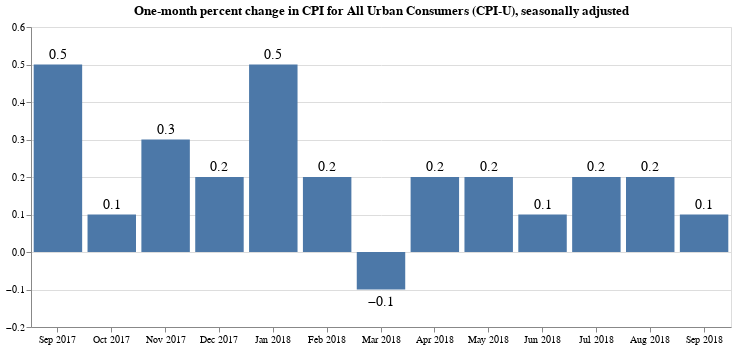

Notebook source saved alongside this figure:
### Markdown cell above
Draw the chart.

### Code cell
base = alt.Chart(
    last_13, 
    title="One-month percent change in CPI for All Urban Consumers (CPI-U), seasonally adjusted"
).properties(width=700)

bars = base.mark_bar().encode(
    x=alt.X(
        "date:O",
        timeUnit="yearmonth",
        axis=alt.Axis(title=None, labelAngle=0),
    ),
    y=alt.Y(
        "pct_change_rounded:Q",
        axis=alt.Axis(title=None),
        scale=alt.Scale(domain=[
            last_13['pct_change'].min()-0.1,
            last_13['pct_change'].max()+0.05
        ])
    )
)

text = base.encode(
    x=alt.X("date:O", timeUnit="yearmonth"),
    y="pct_change_rounded:Q",
    text='pct_change_rounded'
)

textAbove = text.transform_filter(alt.datum.pct_change > 0).mark_text(
    align='center',
    baseline='middle',
    fontSize=14,
    dy=-10
)

textBelow = text.transform_filter(alt.datum.pct_change < 0).mark_text(
    align='center',
    baseline='middle',
    fontSize=14,
    dy=12
)

bars + textAbove + textBelow

### Figure 1 — Vega-Lite specification as saved in the notebook (floating-point values rounded to 4 significant figures)
{"$schema": "https://vega.github.io/schema/vega-lite/v2.4.3.json", "config": {"view": {"height": 300, "width": 400}}, "layer": [{"data": {"values": [{"date": "2017-09-01", "pct_change": 0.4607, "pct_change_rounded": 0.5, "period_abbreviation": "SEP", "period_code": "M09", "period_id": "M09", "period_month": 9, "period_name": "September", "period_type": "monthly", "series_area_code": "0000", "series_area_id": "0000", "series_area_name": "U.S. city average", "series_id": "CUSR0000SA0", "series_items_code": "SA0", "series_items_id": "SA0", "series_items_name": "All items", "series_periodicity_code": "R", "series_periodicity_id": "R", "series_periodicity_name": "Monthly", "series_seasonally_adjusted": true, "series_survey": "All urban consumers", "series_title": "All items in U.S. city average, all urban consumers, seasonally adjusted", "value": 246.4, "year": 2017}, {"date": "2017-10-01", "pct_change": 0.07752, "pct_change_rounded": 0.1, "period_abbreviation": "OCT", "period_code": "M10", "period_id": "M10", "period_month": 10, "period_name": "October", "period_type": "monthly", "series_area_code": "0000", "series_area_id": "0000", "series_area_name": "U.S. city average", "series_id": "CUSR0000SA0", "series_items_code": "SA0", "series_items_id": "SA0", "series_items_name": "All items", "series_periodicity_code": "R", "series_periodicity_id": "R", "series_periodicity_name": "Monthly", "series_seasonally_adjusted": true, "series_survey": "All urban consumers", "series_title": "All items in U.S. city average, all urban consumers, seasonally adjusted", "value": 246.6, "year": 2017}, {"date": "2017-11-01", "pct_change": 0.3358, "pct_change_rounded": 0.3, "period_abbreviation": "NOV", "period_code": "M11", "period_id": "M11", "period_month": 11, "period_name": "November", "period_type": "monthly", "series_area_code": "0000", "series_area_id": "0000", "series_area_name": "U.S. city average", "series_id": "CUSR0000SA0", "series_items_code": "SA0", "series_items_id": "SA0", "series_items_name": "All items", "series_periodicity_code": "R", "series_periodicity_id": "R", "series_periodicity_name": "Monthly", "series_seasonally_adjusted": true, "series_survey": "All urban consumers", "series_title": "All items in U.S. city average, all urban consumers, seasonally adjusted", "value": 247.4, "year": 2017}, {"date": "2017-12-01", "pct_change": 0.2017, "pct_change_rounded": 0.2, "period_abbreviation": "DEC", "period_code": "M12", "period_id": "M12", "period_month": 12, "period_name": "December", "period_type": "monthly", "series_area_code": "0000", "series_area_id": "0000", "series_area_name": "U.S. city average", "series_id": "CUSR0000SA0", "series_items_code": "SA0", "series_items_id": "SA0", "series_items_name": "All items", "series_periodicity_code": "R", "series_periodicity_id": "R", "series_periodicity_name": "Monthly", "series_seasonally_adjusted": true, "series_survey": "All urban consumers", "series_title": "All items in U.S. city average, all urban consumers, seasonally adjusted", "value": 247.9, "year": 2017}, {"date": "2018-01-01", "pct_change": 0.5385, "pct_change_rounded": 0.5, "period_abbreviation": "JAN", "period_code": "M01", "period_id": "M01", "period_month": 1, "period_name": "January", "period_type": "monthly", "series_area_code": "0000", "series_area_id": "0000", "series_area_name": "U.S. city average", "series_id": "CUSR0000SA0", "series_items_code": "SA0", "series_items_id": "SA0", "series_items_name": "All items", "series_periodicity_code": "R", "series_periodicity_id": "R", "series_periodicity_name": "Monthly", "series_seasonally_adjusted": true, "series_survey": "All urban consumers", "series_title": "All items in U.S. city average, all urban consumers, seasonally adjusted", "value": 249.2, "year": 2018}, {"date": "2018-02-01", "pct_change": 0.1501, "pct_change_rounded": 0.2, "period_abbreviation": "FEB", "period_code": "M02", "period_id": "M02", "period_month": 2, "period_name": "February", "period_type": "monthly", "series_area_code": "0000", "series_area_id": "0000", "series_area_name": "U.S. city average", "series_id": "CUSR0000SA0", "series_items_code": "SA0", "series_items_id": "SA0", "series_items_name": "All items", "series_periodicity_code": "R", "series_periodicity_id": "R", "series_periodicity_name": "Monthly", "series_seasonally_adjusted": true, "series_survey": "All urban consumers", "series_title": "All items in U.S. city average, all urban consumers, seasonally adjusted", "value": 249.6, "year": 2018}, {"date": "2018-03-01", "pct_change": -0.0629, "pct_change_rounded": -0.1, "period_abbreviation": "MAR", "period_code": "M03", "period_id": "M03", "period_month": 3, "period_name": "March", "period_type": "monthly", "series_area_code": "0000", "series_area_id": "0000", "series_area_name": "U.S. city average", "series_id": "CUSR0000SA0", "series_items_code": "SA0", "series_items_id": "SA0", "series_items_name": "All items", "series_periodicity_code": "R", "series_periodicity_id": "R", "series_periodicity_name": "Monthly", "series_seasonally_adjusted": true, "series_survey": "All urban consumers", "series_title": "All items in U.S. city average, all urban consumers, seasonally adjusted", "value": 249.5, "year": 2018}, {"date": "2018-04-01", "pct_change": 0.2209, "pct_change_rounded": 0.2, "period_abbreviation": "APR", "period_code": "M04", "period_id": "M04", "period_month": 4, "period_name": "April", "period_type": "monthly", "series_area_code": "0000", "series_area_id": "0000", "series_area_name": "U.S. city average", "series_id": "CUSR0000SA0", "series_items_code": "SA0", "series_items_id": "SA0", "series_items_name": "All items", "series_periodicity_code": "R", "series_periodicity_id": "R", "series_periodicity_name": "Monthly", "series_seasonally_adjusted": true, "series_survey": "All urban consumers", "series_title": "All items in U.S. city average, all urban consumers, seasonally adjusted", "value": 250.0, "year": 2018}, {"date": "2018-05-01", "pct_change": 0.2088, "pct_change_rounded": 0.2, "period_abbreviation": "MAY", "period_code": "M05", "period_id": "M05", "period_month": 5, "period_name": "May", "period_type": "monthly", "series_area_code": "0000", "series_area_id": "0000", "series_area_name": "U.S. city average", "series_id": "CUSR0000SA0", "series_items_code": "SA0", "series_items_id": "SA0", "series_items_name": "All items", "series_periodicity_code": "R", "series_periodicity_id": "R", "series_periodicity_name": "Monthly", "series_seasonally_adjusted": true, "series_survey": "All urban consumers", "series_title": "All items in U.S. city average, all urban consumers, seasonally adjusted", "value": 250.5, "year": 2018}, {"date": "2018-06-01", "pct_change": 0.1285, "pct_change_rounded": 0.1, "period_abbreviation": "JUN", "period_code": "M06", "period_id": "M06", "period_month": 6, "period_name": "June", "period_type": "monthly", "series_area_code": "0000", "series_area_id": "0000", "series_area_name": "U.S. city average", "series_id": "CUSR0000SA0", "series_items_code": "SA0", "series_items_id": "SA0", "series_items_name": "All items", "series_periodicity_code": "R", "series_periodicity_id": "R", "series_periodicity_name": "Monthly", "series_seasonally_adjusted": true, "series_survey": "All urban consumers", "series_title": "All items in U.S. city average, all urban consumers, seasonally adjusted", "value": 250.9, "year": 2018}, {"date": "2018-07-01", "pct_change": 0.171, "pct_change_rounded": 0.2, "period_abbreviation": "JUL", "period_code": "M07", "period_id": "M07", "period_month": 7, "period_name": "July", "period_type": "monthly", "series_area_code": "0000", "series_area_id": "0000", "series_area_name": "U.S. city average", "series_id": "CUSR0000SA0", "series_items_code": "SA0", "series_items_id": "SA0", "series_items_name": "All items", "series_periodicity_code": "R", "series_periodicity_id": "R", "series_periodicity_name": "Monthly", "series_seasonally_adjusted": true, "series_survey": "All urban consumers", "series_title": "All items in U.S. city average, all urban consumers, seasonally adjusted", "value": 251.3, "year": 2018}, {"date": "2018-08-01", "pct_change": 0.2229, "pct_change_rounded": 0.2, "period_abbreviation": "AUG", "period_code": "M08", "period_id": "M08", "period_month": 8, "period_name": "August", "period_type": "monthly", "series_area_code": "0000", "series_area_id": "0000", "series_area_name": "U.S. city average", "series_id": "CUSR0000SA0", "series_items_code": "SA0", "series_items_id": "SA0", "series_items_name": "All items", "series_periodicity_code": "R", "series_periodicity_id": "R", "series_periodicity_name": "Monthly", "series_seasonally_adjusted": true, "series_survey": "All urban consumers", "series_title": "All items in U.S. city average, all urban consumers, seasonally adjusted", "value": 251.8, "year": 2018}, {"date": "2018-09-01", "pct_change": 0.05877, "pct_change_rounded": 0.1, "period_abbreviation": "SEP", "period_code": "M09", "period_id": "M09", "period_month": 9, "period_name": "September", "period_type": "monthly", "series_area_code": "0000", "series_area_id": "0000", "series_area_name": "U.S. city average", "series_id": "CUSR0000SA0", "series_items_code": "SA0", "series_items_id": "SA0", "series_items_name": "All items", "series_periodicity_code": "R", "series_periodicity_id": "R", "series_periodicity_name": "Monthly", "series_seasonally_adjusted": true, "series_survey": "All urban consumers", "series_title": "All items in U.S. city average, all urban consumers, seasonally adjusted", "value": 252.0, "year": 2018}]}, "encoding": {"x": {"axis": {"labelAngle": 0, "title": null}, "field": "date", "timeUnit": "yearmonth", "type": "ordinal"}, "y": {"axis": {"title": null}, "field": "pct_change_rounded", "scale": {"domain": [-0.1629, 0.5885]}, "type": "quantitative"}}, "mark": "bar", "title": "One-month percent change in CPI for All Urban Consumers (CPI-U), seasonally adjusted", "width": 700}, {"data": {"values": [{"date": "2017-09-01", "pct_change": 0.4607, "pct_change_rounded": 0.5, "period_abbreviation": "SEP", "period_code": "M09", "period_id": "M09", "period_month": 9, "period_name": "September", "period_type": "monthly", "series_area_code": "0000", "series_area_id": "0000", "series_area_name": "U.S. city average", "series_id": "CUSR0000SA0", "series_items_code": "SA0", "series_items_id": "SA0", "series_items_name": "All items", "series_periodicity_code": "R", "series_periodicity_id": "R", "series_periodicity_name": "Monthly", "series_seasonally_adjusted": true, "series_survey": "All urban consumers", "series_title": "All items in U.S. city average, all urban consumers, seasonally adjusted", "value": 246.4, "year": 2017}, {"date": "2017-10-01", "pct_change": 0.07752, "pct_change_rounded": 0.1, "period_abbreviation": "OCT", "period_code": "M10", "period_id": "M10", "period_month": 10, "period_name": "October", "period_type": "monthly", "series_area_code": "0000", "series_area_id": "0000", "series_area_name": "U.S. city average", "series_id": "CUSR0000SA0", "series_items_code": "SA0", "series_items_id": "SA0", "series_items_name": "All items", "series_periodicity_code": "R", "series_periodicity_id": "R", "series_periodicity_name": "Monthly", "series_seasonally_adjusted": true, "series_survey": "All urban consumers", "series_title": "All items in U.S. city average, all urban consumers, seasonally adjusted", "value": 246.6, "year": 2017}, {"date": "2017-11-01", "pct_change": 0.3358, "pct_change_rounded": 0.3, "period_abbreviation": "NOV", "period_code": "M11", "period_id": "M11", "period_month": 11, "period_name": "November", "period_type": "monthly", "series_area_code": "0000", "series_area_id": "0000", "series_area_name": "U.S. city average", "series_id": "CUSR0000SA0", "series_items_code": "SA0", "series_items_id": "SA0", "series_items_name": "All items", "series_periodicity_code": "R", "series_periodicity_id": "R", "series_periodicity_name": "Monthly", "series_seasonally_adjusted": true, "series_survey": "All urban consumers", "series_title": "All items in U.S. city average, all urban consumers, seasonally adjusted", "value": 247.4, "year": 2017}, {"date": "2017-12-01", "pct_change": 0.2017, "pct_change_rounded": 0.2, "period_abbreviation": "DEC", "period_code": "M12", "period_id": "M12", "period_month": 12, "period_name": "December", "period_type": "monthly", "series_area_code": "0000", "series_area_id": "0000", "series_area_name": "U.S. city average", "series_id": "CUSR0000SA0", "series_items_code": "SA0", "series_items_id": "SA0", "series_items_name": "All items", "series_periodicity_code": "R", "series_periodicity_id": "R", "series_periodicity_name": "Monthly", "series_seasonally_adjusted": true, "series_survey": "All urban consumers", "series_title": "All items in U.S. city average, all urban consumers, seasonally adjusted", "value": 247.9, "year": 2017}, {"date": "2018-01-01", "pct_change": 0.5385, "pct_change_rounded": 0.5, "period_abbreviation": "JAN", "period_code": "M01", "period_id": "M01", "period_month": 1, "period_name": "January", "period_type": "monthly", "series_area_code": "0000", "series_area_id": "0000", "series_area_name": "U.S. city average", "series_id": "CUSR0000SA0", "series_items_code": "SA0", "series_items_id": "SA0", "series_items_name": "All items", "series_periodicity_code": "R", "series_periodicity_id": "R", "series_periodicity_name": "Monthly", "series_seasonally_adjusted": true, "series_survey": "All urban consumers", "series_title": "All items in U.S. city average, all urban consumers, seasonally adjusted", "value": 249.2, "year": 2018}, {"date": "2018-02-01", "pct_change": 0.1501, "pct_change_rounded": 0.2, "period_abbreviation": "FEB", "period_code": "M02", "period_id": "M02", "period_month": 2, "period_name": "February", "period_type": "monthly", "series_area_code": "0000", "series_area_id": "0000", "series_area_name": "U.S. city average", "series_id": "CUSR0000SA0", "series_items_code": "SA0", "series_items_id": "SA0", "series_items_name": "All items", "series_periodicity_code": "R", "series_periodicity_id": "R", "series_periodicity_name": "Monthly", "series_seasonally_adjusted": true, "series_survey": "All urban consumers", "series_title": "All items in U.S. city average, all urban consumers, seasonally adjusted", "value": 249.6, "year": 2018}, {"date": "2018-03-01", "pct_change": -0.0629, "pct_change_rounded": -0.1, "period_abbreviation": "MAR", "period_code": "M03", "period_id": "M03", "period_month": 3, "period_name": "March", "period_type": "monthly", "series_area_code": "0000", "series_area_id": "0000", "series_area_name": "U.S. city average", "series_id": "CUSR0000SA0", "series_items_code": "SA0", "series_items_id": "SA0", "series_items_name": "All items", "series_periodicity_code": "R", "series_periodicity_id": "R", "series_periodicity_name": "Monthly", "series_seasonally_adjusted": true, "series_survey": "All urban consumers", "series_title": "All items in U.S. city average, all urban consumers, seasonally adjusted", "value": 249.5, "year": 2018}, {"date": "2018-04-01", "pct_change": 0.2209, "pct_change_rounded": 0.2, "period_abbreviation": "APR", "period_code": "M04", "period_id": "M04", "period_month": 4, "period_name": "April", "period_type": "monthly", "series_area_code": "0000", "series_area_id": "0000", "series_area_name": "U.S. city average", "series_id": "CUSR0000SA0", "series_items_code": "SA0", "series_items_id": "SA0", "series_items_name": "All items", "series_periodicity_code": "R", "series_periodicity_id": "R", "series_periodicity_name": "Monthly", "series_seasonally_adjusted": true, "series_survey": "All urban consumers", "series_title": "All items in U.S. city average, all urban consumers, seasonally adjusted", "value": 250.0, "year": 2018}, {"date": "2018-05-01", "pct_change": 0.2088, "pct_change_rounded": 0.2, "period_abbreviation": "MAY", "period_code": "M05", "period_id": "M05", "period_month": 5, "period_name": "May", "period_type": "monthly", "series_area_code": "0000", "series_area_id": "0000", "series_area_name": "U.S. city average", "series_id": "CUSR0000SA0", "series_items_code": "SA0", "series_items_id": "SA0", "series_items_name": "All items", "series_periodicity_code": "R", "series_periodicity_id": "R", "series_periodicity_name": "Monthly", "series_seasonally_adjusted": true, "series_survey": "All urban consumers", "series_title": "All items in U.S. city average, all urban consumers, seasonally adjusted", "value": 250.5, "year": 2018}, {"date": "2018-06-01", "pct_change": 0.1285, "pct_change_rounded": 0.1, "period_abbreviation": "JUN", "period_code": "M06", "period_id": "M06", "period_month": 6, "period_name": "June", "period_type": "monthly", "series_area_code": "0000", "series_area_id": "0000", "series_area_name": "U.S. city average", "series_id": "CUSR0000SA0", "series_items_code": "SA0", "series_items_id": "SA0", "series_items_name": "All items", "series_periodicity_code": "R", "series_periodicity_id": "R", "series_periodicity_name": "Monthly", "series_seasonally_adjusted": true, "series_survey": "All urban consumers", "series_title": "All items in U.S. city average, all urban consumers, seasonally adjusted", "value": 250.9, "year": 2018}, {"date": "2018-07-01", "pct_change": 0.171, "pct_change_rounded": 0.2, "period_abbreviation": "JUL", "period_code": "M07", "period_id": "M07", "period_month": 7, "period_name": "July", "period_type": "monthly", "series_area_code": "0000", "series_area_id": "0000", "series_area_name": "U.S. city average", "series_id": "CUSR0000SA0", "series_items_code": "SA0", "series_items_id": "SA0", "series_items_name": "All items", "series_periodicity_code": "R", "series_periodicity_id": "R", "series_periodicity_name": "Monthly", "series_seasonally_adjusted": true, "series_survey": "All urban consumers", "series_title": "All items in U.S. city average, all urban consumers, seasonally adjusted", "value": 251.3, "year": 2018}, {"date": "2018-08-01", "pct_change": 0.2229, "pct_change_rounded": 0.2, "period_abbreviation": "AUG", "period_code": "M08", "period_id": "M08", "period_month": 8, "period_name": "August", "period_type": "monthly", "series_area_code": "0000", "series_area_id": "0000", "series_area_name": "U.S. city average", "series_id": "CUSR0000SA0", "series_items_code": "SA0", "series_items_id": "SA0", "series_items_name": "All items", "series_periodicity_code": "R", "series_periodicity_id": "R", "series_periodicity_name": "Monthly", "series_seasonally_adjusted": true, "series_survey": "All urban consumers", "series_title": "All items in U.S. city average, all urban consumers, seasonally adjusted", "value": 251.8, "year": 2018}, {"date": "2018-09-01", "pct_change": 0.05877, "pct_change_rounded": 0.1, "period_abbreviation": "SEP", "period_code": "M09", "period_id": "M09", "period_month": 9, "period_name": "September", "period_type": "monthly", "series_area_code": "0000", "series_area_id": "0000", "series_area_name": "U.S. city average", "series_id": "CUSR0000SA0", "series_items_code": "SA0", "series_items_id": "SA0", "series_items_name": "All items", "series_periodicity_code": "R", "series_periodicity_id": "R", "series_periodicity_name": "Monthly", "series_seasonally_adjusted": true, "series_survey": "All urban consumers", "series_title": "All items in U.S. city average, all urban consumers, seasonally adjusted", "value": 252.0, "year": 2018}]}, "encoding": {"text": {"field": "pct_change_rounded", "type": "quantitative"}, "x": {"field": "date", "timeUnit": "yearmonth", "type": "ordinal"}, "y": {"field": "pct_change_rounded", "type": "quantitative"}}, "mark": {"align": "center", "baseline": "middle", "dy": -10, "fontSize": 14, "type": "text"}, "title": "One-month percent change in CPI for All Urban Consumers (CPI-U), seasonally adjusted", "transform": [{"filter": "(datum.pct_change > 0)"}], "width": 700}, {"data": {"values": [{"date": "2017-09-01", "pct_change": 0.4607, "pct_change_rounded": 0.5, "period_abbreviation": "SEP", "period_code": "M09", "period_id": "M09", "period_month": 9, "period_name": "September", "period_type": "monthly", "series_area_code": "0000", "series_area_id": "0000", "series_area_name": "U.S. city average", "series_id": "CUSR0000SA0", "series_items_code": "SA0", "series_items_id": "SA0", "series_items_name": "All items", "series_periodicity_code": "R", "series_periodicity_id": "R", "series_periodicity_name": "Monthly", "series_seasonally_adjusted": true, "series_survey": "All urban consumers", "series_title": "All items in U.S. city average, all urban consumers, seasonally adjusted", "value": 246.4, "year": 2017}, {"date": "2017-10-01", "pct_change": 0.07752, "pct_change_rounded": 0.1, "period_abbreviation": "OCT", "period_code": "M10", "period_id": "M10", "period_month": 10, "period_name": "October", "period_type": "monthly", "series_area_code": "0000", "series_area_id": "0000", "series_area_name": "U.S. city average", "series_id": "CUSR0000SA0", "series_items_code": "SA0", "series_items_id": "SA0", "series_items_name": "All items", "series_periodicity_code": "R", "series_periodicity_id": "R", "series_periodicity_name": "Monthly", "series_seasonally_adjusted": true, "series_survey": "All urban consumers", "series_title": "All items in U.S. city average, all urban consumers, seasonally adjusted", "value": 246.6, "year": 2017}, {"date": "2017-11-01", "pct_change": 0.3358, "pct_change_rounded": 0.3, "period_abbreviation": "NOV", "period_code": "M11", "period_id": "M11", "period_month": 11, "period_name": "November", "period_type": "monthly", "series_area_code": "0000", "series_area_id": "0000", "series_area_name": "U.S. city average", "series_id": "CUSR0000SA0", "series_items_code": "SA0", "series_items_id": "SA0", "series_items_name": "All items", "series_periodicity_code": "R", "series_periodicity_id": "R", "series_periodicity_name": "Monthly", "series_seasonally_adjusted": true, "series_survey": "All urban consumers", "series_title": "All items in U.S. city average, all urban consumers, seasonally adjusted", "value": 247.4, "year": 2017}, {"date": "2017-12-01", "pct_change": 0.2017, "pct_change_rounded": 0.2, "period_abbreviation": "DEC", "period_code": "M12", "period_id": "M12", "period_month": 12, "period_name": "December", "period_type": "monthly", "series_area_code": "0000", "series_area_id": "0000", "series_area_name": "U.S. city average", "series_id": "CUSR0000SA0", "series_items_code": "SA0", "series_items_id": "SA0", "series_items_name": "All items", "series_periodicity_code": "R", "series_periodicity_id": "R", "series_periodicity_name": "Monthly", "series_seasonally_adjusted": true, "series_survey": "All urban consumers", "series_title": "All items in U.S. city average, all urban consumers, seasonally adjusted", "value": 247.9, "year": 2017}, {"date": "2018-01-01", "pct_change": 0.5385, "pct_change_rounded": 0.5, "period_abbreviation": "JAN", "period_code": "M01", "period_id": "M01", "period_month": 1, "period_name": "January", "period_type": "monthly", "series_area_code": "0000", "series_area_id": "0000", "series_area_name": "U.S. city average", "series_id": "CUSR0000SA0", "series_items_code": "SA0", "series_items_id": "SA0", "series_items_name": "All items", "series_periodicity_code": "R", "series_periodicity_id": "R", "series_periodicity_name": "Monthly", "series_seasonally_adjusted": true, "series_survey": "All urban consumers", "series_title": "All items in U.S. city average, all urban consumers, seasonally adjusted", "value": 249.2, "year": 2018}, {"date": "2018-02-01", "pct_change": 0.1501, "pct_change_rounded": 0.2, "period_abbreviation": "FEB", "period_code": "M02", "period_id": "M02", "period_month": 2, "period_name": "February", "period_type": "monthly", "series_area_code": "0000", "series_area_id": "0000", "series_area_name": "U.S. city average", "series_id": "CUSR0000SA0", "series_items_code": "SA0", "series_items_id": "SA0", "series_items_name": "All items", "series_periodicity_code": "R", "series_periodicity_id": "R", "series_periodicity_name": "Monthly", "series_seasonally_adjusted": true, "series_survey": "All urban consumers", "series_title": "All items in U.S. city average, all urban consumers, seasonally adjusted", "value": 249.6, "year": 2018}, {"date": "2018-03-01", "pct_change": -0.0629, "pct_change_rounded": -0.1, "period_abbreviation": "MAR", "period_code": "M03", "period_id": "M03", "period_month": 3, "period_name": "March", "period_type": "monthly", "series_area_code": "0000", "series_area_id": "0000", "series_area_name": "U.S. city average", "series_id": "CUSR0000SA0", "series_items_code": "SA0", "series_items_id": "SA0", "series_items_name": "All items", "series_periodicity_code": "R", "series_periodicity_id": "R", "series_periodicity_name": "Monthly", "series_seasonally_adjusted": true, "series_survey": "All urban consumers", "series_title": "All items in U.S. city average, all urban consumers, seasonally adjusted", "value": 249.5, "year": 2018}, {"date": "2018-04-01", "pct_change": 0.2209, "pct_change_rounded": 0.2, "period_abbreviation": "APR", "period_code": "M04", "period_id": "M04", "period_month": 4, "period_name": "April", "period_type": "monthly", "series_area_code": "0000", "series_area_id": "0000", "series_area_name": "U.S. city average", "series_id": "CUSR0000SA0", "series_items_code": "SA0", "series_items_id": "SA0", "series_items_name": "All items", "series_periodicity_code": "R", "series_periodicity_id": "R", "series_periodicity_name": "Monthly", "series_seasonally_adjusted": true, "series_survey": "All urban consumers", "series_title": "All items in U.S. city average, all urban consumers, seasonally adjusted", "value": 250.0, "year": 2018}, {"date": "2018-05-01", "pct_change": 0.2088, "pct_change_rounded": 0.2, "period_abbreviation": "MAY", "period_code": "M05", "period_id": "M05", "period_month": 5, "period_name": "May", "period_type": "monthly", "series_area_code": "0000", "series_area_id": "0000", "series_area_name": "U.S. city average", "series_id": "CUSR0000SA0", "series_items_code": "SA0", "series_items_id": "SA0", "series_items_name": "All items", "series_periodicity_code": "R", "series_periodicity_id": "R", "series_periodicity_name": "Monthly", "series_seasonally_adjusted": true, "series_survey": "All urban consumers", "series_title": "All items in U.S. city average, all urban consumers, seasonally adjusted", "value": 250.5, "year": 2018}, {"date": "2018-06-01", "pct_change": 0.1285, "pct_change_rounded": 0.1, "period_abbreviation": "JUN", "period_code": "M06", "period_id": "M06", "period_month": 6, "period_name": "June", "period_type": "monthly", "series_area_code": "0000", "series_area_id": "0000", "series_area_name": "U.S. city average", "series_id": "CUSR0000SA0", "series_items_code": "SA0", "series_items_id": "SA0", "series_items_name": "All items", "series_periodicity_code": "R", "series_periodicity_id": "R", "series_periodicity_name": "Monthly", "series_seasonally_adjusted": true, "series_survey": "All urban consumers", "series_title": "All items in U.S. city average, all urban consumers, seasonally adjusted", "value": 250.9, "year": 2018}, {"date": "2018-07-01", "pct_change": 0.171, "pct_change_rounded": 0.2, "period_abbreviation": "JUL", "period_code": "M07", "period_id": "M07", "period_month": 7, "period_name": "July", "period_type": "monthly", "series_area_code": "0000", "series_area_id": "0000", "series_area_name": "U.S. city average", "series_id": "CUSR0000SA0", "series_items_code": "SA0", "series_items_id": "SA0", "series_items_name": "All items", "series_periodicity_code": "R", "series_periodicity_id": "R", "series_periodicity_name": "Monthly", "series_seasonally_adjusted": true, "series_survey": "All urban consumers", "series_title": "All items in U.S. city average, all urban consumers, seasonally adjusted", "value": 251.3, "year": 2018}, {"date": "2018-08-01", "pct_change": 0.2229, "pct_change_rounded": 0.2, "period_abbreviation": "AUG", "period_code": "M08", "period_id": "M08", "period_month": 8, "period_name": "August", "period_type": "monthly", "series_area_code": "0000", "series_area_id": "0000", "series_area_name": "U.S. city average", "series_id": "CUSR0000SA0", "series_items_code": "SA0", "series_items_id": "SA0", "series_items_name": "All items", "series_periodicity_code": "R", "series_periodicity_id": "R", "series_periodicity_name": "Monthly", "series_seasonally_adjusted": true, "series_survey": "All urban consumers", "series_title": "All items in U.S. city average, all urban consumers, seasonally adjusted", "value": 251.8, "year": 2018}, {"date": "2018-09-01", "pct_change": 0.05877, "pct_change_rounded": 0.1, "period_abbreviation": "SEP", "period_code": "M09", "period_id": "M09", "period_month": 9, "period_name": "September", "period_type": "monthly", "series_area_code": "0000", "series_area_id": "0000", "series_area_name": "U.S. city average", "series_id": "CUSR0000SA0", "series_items_code": "SA0", "series_items_id": "SA0", "series_items_name": "All items", "series_periodicity_code": "R", "series_periodicity_id": "R", "series_periodicity_name": "Monthly", "series_seasonally_adjusted": true, "series_survey": "All urban consumers", "series_title": "All items in U.S. city average, all urban consumers, seasonally adjusted", "value": 252.0, "year": 2018}]}, "encoding": {"text": {"field": "pct_change_rounded", "type": "quantitative"}, "x": {"field": "date", "timeUnit": "yearmonth", "type": "ordinal"}, "y": {"field": "pct_change_rounded", "type": "quantitative"}}, "mark": {"align": "center", "baseline": "middle", "dy": 12, "fontSize": 14, "type": "text"}, "title": "One-month percent change in CPI for All Urban Consumers (CPI-U), seasonally adjusted", "transform": [{"filter": "(datum.pct_change < 0)"}], "width": 700}]}
